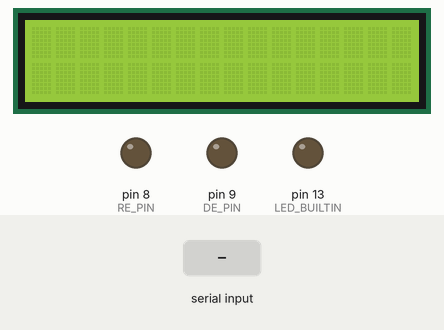
Bench run of a sketch on a simulated Arduino Uno, built with avr-gcc and run on an emulated ATmega328P. Parts: 16×2 character LCD, output pins drawn as LEDs (lit = HIGH). The inputs (shaded band) are chosen by the test bench. What the sketch prints to the serial monitor is not drawn.

Above: at 1.2 s.
1.3 s: "90,45,200\n" received over the second serial link
At 3.1 s:
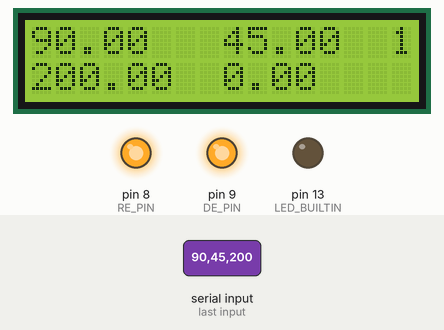
At 13.4 s:
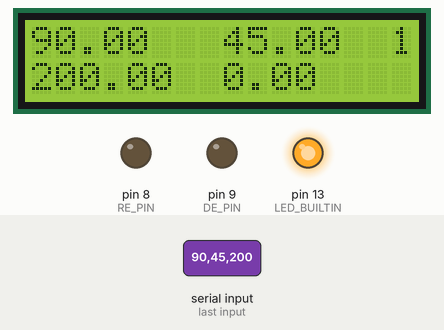
Timing chart, 0 to 13.8 s (numbered marks = the images above; inputs shaded):
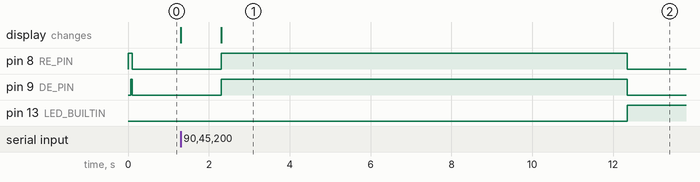

Measured:
- after the input at 1.3 s, pin 8 (RE_PIN), pin 9 (DE_PIN): LOW → HIGH after 1.0 s, → LOW 10.0 s later; pin 13 (LED_BUILTIN): LOW → HIGH after 11.0 s; the display: first changes at once (image 1 shows a later state)

The sketch:

Master_LCD_code_float.ino
```cpp
#include <SoftwareSerial.h>
#include <LiquidCrystal.h>

// Define RS485 pins
const int RE_PIN = 8;
const int DE_PIN = 9;
int k=0;

//Define LCD pins
const int rs = 7, en = 6, d4 = 5, d5 = 4, d6 = 3, d7 = 2;
LiquidCrystal lcd(rs, en, d4, d5, d6, d7); // ReadWrite=GND

// SoftwareSerial for RS485 communication
SoftwareSerial rs485(10, 11);

int interrogationWord = 87;
float t1, t2, h, i;
void setup()
{
  rs485.begin(9600);
  Serial.begin (9600);
  pinMode(RE_PIN, OUTPUT);
  pinMode(DE_PIN, OUTPUT);
  pinMode(LED_BUILTIN, OUTPUT);
  digitalWrite(DE_PIN, LOW);
  digitalWrite(RE_PIN, HIGH);
  lcd.begin(16, 2); // 16 caractere si 2 randuri

}

void loop() {
  // Enable RS485 transmit
  digitalWrite(DE_PIN, HIGH);
  delay(20);

  // Send interrogation word
  rs485.write(interrogationWord);
  delay(20); // Allow time for transmission
    if (k==0)
        {digitalWrite(LED_BUILTIN, LOW);}
      else
        {digitalWrite(LED_BUILTIN, HIGH);}
    if (k==0)
        {k=1;}
      else
        {k=0;}
  // Disable RS485 transmit, activate RS485 receive
  digitalWrite(DE_PIN, LOW);
  digitalWrite(RE_PIN, LOW);
  delay(10);
    while (rs485.available()==0)
  { }
    t1=rs485.parseFloat();
    lcd.setCursor(0, 0);
  //  lcd.print("t=");
    lcd.print(t1);
  //  lcd.print("g");


  Serial.println(t1);

    while (rs485.available()==0)
  { }
    h=rs485.parseFloat();
    lcd.setCursor(8, 0);
  //  lcd.print("h=");
    lcd.print(h);
  //  lcd.print("%");


   Serial.println(h);

    while (rs485.available()==0)
  { }
    i=rs485.parseFloat();
    lcd.setCursor(0, 1);
  //  lcd.print("i=");
    lcd.print(i);
  //  lcd.print("x");


        Serial.println(i);

    while (rs485.available()==0)
  { }
    t2=rs485.parseFloat();
    lcd.setCursor(8, 1);
  //  lcd.print("T=");
    lcd.print(t2);
  //  lcd.print("d");


Serial.println(t2);

lcd.setCursor(15, 0);
lcd.print(k);


  digitalWrite(DE_PIN, HIGH); //activate transmitt
  digitalWrite(RE_PIN, HIGH);


/*
  // Wait for response from slave
  while (rs485.available() == 0) {
    // Wait for data to arrive
  }

  // Read data from slave
  float receivedData = rs485.parseFloat();
  Serial.print("Received from slave: ");
  Serial.println(receivedData);
*/
  // Wait for a period before the next interrogation
  delay(10000); // 60 seconds (adjust as needed)
}
```
